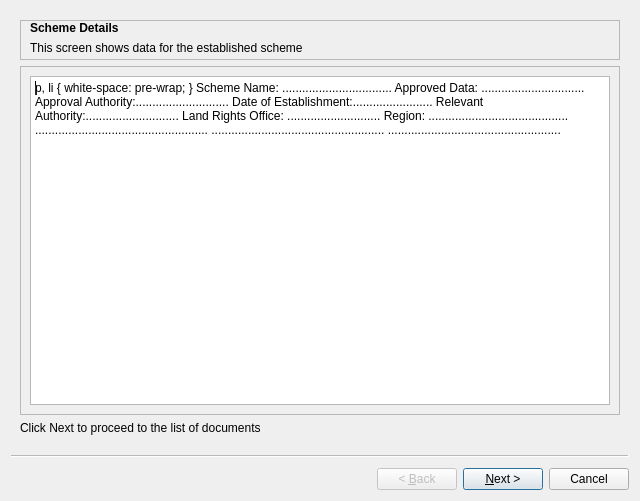
<?xml version="1.0" encoding="UTF-8"?>
<ui version="4.0">
 <class>SecondExam_Wzd</class>
 <widget class="QWizard" name="SecondExam_Wzd">
  <property name="geometry">
   <rect>
    <x>0</x>
    <y>0</y>
    <width>640</width>
    <height>501</height>
   </rect>
  </property>
  <property name="windowTitle">
   <string>Second Examination</string>
  </property>
  <widget class="QWizardPage" name="wizardPage1">
   <layout class="QGridLayout" name="gridLayout">
    <item row="0" column="0">
     <widget class="QFrame" name="title_frame">
      <property name="sizePolicy">
       <sizepolicy hsizetype="Preferred" vsizetype="Fixed">
        <horstretch>0</horstretch>
        <verstretch>0</verstretch>
       </sizepolicy>
      </property>
      <property name="minimumSize">
       <size>
        <width>0</width>
        <height>40</height>
       </size>
      </property>
      <property name="frameShape">
       <enum>QFrame::StyledPanel</enum>
      </property>
      <property name="frameShadow">
       <enum>QFrame::Raised</enum>
      </property>
      <widget class="QLabel" name="title_label">
       <property name="geometry">
        <rect>
         <x>10</x>
         <y>0</y>
         <width>91</width>
         <height>16</height>
        </rect>
       </property>
       <property name="font">
        <font>
         <weight>75</weight>
         <bold>true</bold>
        </font>
       </property>
       <property name="text">
        <string>Scheme Details</string>
       </property>
      </widget>
      <widget class="QLabel" name="subtitle_label">
       <property name="geometry">
        <rect>
         <x>10</x>
         <y>20</y>
         <width>311</width>
         <height>16</height>
        </rect>
       </property>
       <property name="text">
        <string>This screen shows data for the established scheme </string>
       </property>
      </widget>
     </widget>
    </item>
    <item row="1" column="0">
     <widget class="QFrame" name="frame_2">
      <property name="sizePolicy">
       <sizepolicy hsizetype="Preferred" vsizetype="Preferred">
        <horstretch>0</horstretch>
        <verstretch>0</verstretch>
       </sizepolicy>
      </property>
      <property name="frameShape">
       <enum>QFrame::StyledPanel</enum>
      </property>
      <property name="frameShadow">
       <enum>QFrame::Raised</enum>
      </property>
      <layout class="QVBoxLayout" name="verticalLayout">
       <item>
        <widget class="QTextEdit" name="textEdit">
         <property name="sizePolicy">
          <sizepolicy hsizetype="Expanding" vsizetype="MinimumExpanding">
           <horstretch>0</horstretch>
           <verstretch>0</verstretch>
          </sizepolicy>
         </property>
         <property name="html">
          <string>&lt;!DOCTYPE HTML PUBLIC &quot;-//W3C//DTD HTML 4.0//EN&quot; &quot;http://www.w3.org/TR/REC-html40/strict.dtd&quot;&gt;
&lt;html&gt;&lt;head&gt;&lt;meta name=&quot;qrichtext&quot; content=&quot;1&quot; /&gt;&lt;style type=&quot;text/css&quot;&gt;
p, li { white-space: pre-wrap; }
&lt;/style&gt;&lt;/head&gt;&lt;body style=&quot; font-family:'MS Shell Dlg 2'; font-size:8.25pt; font-weight:400; font-style:normal;&quot;&gt;
&lt;p style=&quot; margin-top:0px; margin-bottom:0px; margin-left:0px; margin-right:0px; -qt-block-indent:0; text-indent:0px;&quot;&gt;&lt;span style=&quot; font-size:8pt;&quot;&gt;Scheme Name: .................................&lt;/span&gt;&lt;/p&gt;
&lt;p style=&quot; margin-top:0px; margin-bottom:0px; margin-left:0px; margin-right:0px; -qt-block-indent:0; text-indent:0px;&quot;&gt;&lt;span style=&quot; font-size:8pt;&quot;&gt;Approved Data: ...............................&lt;/span&gt;&lt;/p&gt;
&lt;p style=&quot; margin-top:0px; margin-bottom:0px; margin-left:0px; margin-right:0px; -qt-block-indent:0; text-indent:0px;&quot;&gt;&lt;span style=&quot; font-size:8pt;&quot;&gt;Approval Authority:............................&lt;/span&gt;&lt;/p&gt;
&lt;p style=&quot; margin-top:0px; margin-bottom:0px; margin-left:0px; margin-right:0px; -qt-block-indent:0; text-indent:0px;&quot;&gt;&lt;span style=&quot; font-size:8pt;&quot;&gt;Date of Establishment:........................&lt;/span&gt;&lt;/p&gt;
&lt;p style=&quot; margin-top:0px; margin-bottom:0px; margin-left:0px; margin-right:0px; -qt-block-indent:0; text-indent:0px;&quot;&gt;&lt;span style=&quot; font-size:8pt;&quot;&gt;Relevant Authority:............................&lt;/span&gt;&lt;/p&gt;
&lt;p style=&quot; margin-top:0px; margin-bottom:0px; margin-left:0px; margin-right:0px; -qt-block-indent:0; text-indent:0px;&quot;&gt;&lt;span style=&quot; font-size:8pt;&quot;&gt;Land Rights Office: ............................&lt;/span&gt;&lt;/p&gt;
&lt;p style=&quot; margin-top:0px; margin-bottom:0px; margin-left:0px; margin-right:0px; -qt-block-indent:0; text-indent:0px;&quot;&gt;&lt;span style=&quot; font-size:8pt;&quot;&gt;Region: ..........................................&lt;/span&gt;&lt;/p&gt;
&lt;p style=&quot; margin-top:0px; margin-bottom:0px; margin-left:0px; margin-right:0px; -qt-block-indent:0; text-indent:0px;&quot;&gt;&lt;span style=&quot; font-size:8pt;&quot;&gt;....................................................&lt;/span&gt;&lt;/p&gt;
&lt;p style=&quot; margin-top:0px; margin-bottom:0px; margin-left:0px; margin-right:0px; -qt-block-indent:0; text-indent:0px;&quot;&gt;&lt;span style=&quot; font-size:8pt;&quot;&gt;....................................................&lt;/span&gt;&lt;/p&gt;
&lt;p style=&quot; margin-top:0px; margin-bottom:0px; margin-left:0px; margin-right:0px; -qt-block-indent:0; text-indent:0px;&quot;&gt;&lt;span style=&quot; font-size:8pt;&quot;&gt;....................................................&lt;/span&gt;&lt;/p&gt;&lt;/body&gt;&lt;/html&gt;</string>
         </property>
         <property name="textInteractionFlags">
          <set>Qt::TextSelectableByKeyboard|Qt::TextSelectableByMouse</set>
         </property>
        </widget>
       </item>
      </layout>
     </widget>
    </item>
    <item row="2" column="0">
     <widget class="QLabel" name="label_3">
      <property name="sizePolicy">
       <sizepolicy hsizetype="Preferred" vsizetype="Preferred">
        <horstretch>0</horstretch>
        <verstretch>0</verstretch>
       </sizepolicy>
      </property>
      <property name="text">
       <string>Click Next to proceed to the list of documents </string>
      </property>
     </widget>
    </item>
   </layout>
  </widget>
  <widget class="QWizardPage" name="wizardPage2">
   <layout class="QGridLayout" name="gridLayout_2">
    <item row="4" column="0">
     <widget class="QFrame" name="frame_3">
      <property name="sizePolicy">
       <sizepolicy hsizetype="Preferred" vsizetype="Fixed">
        <horstretch>0</horstretch>
        <verstretch>0</verstretch>
       </sizepolicy>
      </property>
      <property name="minimumSize">
       <size>
        <width>0</width>
        <height>40</height>
       </size>
      </property>
      <property name="maximumSize">
       <size>
        <width>16777215</width>
        <height>16777215</height>
       </size>
      </property>
      <property name="frameShape">
       <enum>QFrame::StyledPanel</enum>
      </property>
      <property name="frameShadow">
       <enum>QFrame::Raised</enum>
      </property>
      <widget class="QPushButton" name="pushButton">
       <property name="geometry">
        <rect>
         <x>200</x>
         <y>0</y>
         <width>91</width>
         <height>30</height>
        </rect>
       </property>
       <property name="sizePolicy">
        <sizepolicy hsizetype="Minimum" vsizetype="Fixed">
         <horstretch>0</horstretch>
         <verstretch>0</verstretch>
        </sizepolicy>
       </property>
       <property name="maximumSize">
        <size>
         <width>100</width>
         <height>30</height>
        </size>
       </property>
       <property name="text">
        <string>Finish</string>
       </property>
      </widget>
     </widget>
    </item>
    <item row="3" column="0">
     <widget class="QTableWidget" name="holders_tblWdg">
      <property name="enabled">
       <bool>true</bool>
      </property>
      <property name="sizePolicy">
       <sizepolicy hsizetype="Expanding" vsizetype="Fixed">
        <horstretch>0</horstretch>
        <verstretch>0</verstretch>
       </sizepolicy>
      </property>
      <property name="minimumSize">
       <size>
        <width>500</width>
        <height>300</height>
       </size>
      </property>
      <row>
       <property name="text">
        <string>Notice of Scheme Establishment</string>
       </property>
       <property name="textAlignment">
        <set>AlignLeft|AlignVCenter</set>
       </property>
      </row>
      <row>
       <property name="text">
        <string>Explanatory Report</string>
       </property>
      </row>
      <row>
       <property name="text">
        <string>Council Resolution</string>
       </property>
      </row>
      <row>
       <property name="text">
        <string>Title Deed of Blockerf</string>
       </property>
      </row>
      <row>
       <property name="text">
        <string>Cover Certificate</string>
       </property>
      </row>
      <row>
       <property name="text">
        <string>List of Potential Holders</string>
       </property>
      </row>
      <row>
       <property name="text">
        <string>Transfer Contract</string>
       </property>
      </row>
      <row>
       <property name="text">
        <string>Document Imposing Conditions</string>
       </property>
      </row>
      <row>
       <property name="text">
        <string>Digital Layout Plan</string>
       </property>
      </row>
      <column>
       <property name="text">
        <string>View</string>
       </property>
       <property name="textAlignment">
        <set>AlignHCenter|AlignVCenter|AlignCenter</set>
       </property>
      </column>
      <column>
       <property name="text">
        <string>Revision History</string>
       </property>
       <property name="textAlignment">
        <set>AlignHCenter|AlignVCenter|AlignCenter</set>
       </property>
      </column>
      <column>
       <property name="text">
        <string>Approve</string>
       </property>
       <property name="textAlignment">
        <set>AlignHCenter|AlignVCenter|AlignCenter</set>
       </property>
      </column>
      <column>
       <property name="text">
        <string>Comments</string>
       </property>
       <property name="font">
        <font>
         <pointsize>8</pointsize>
        </font>
       </property>
       <property name="textAlignment">
        <set>AlignHCenter|AlignVCenter|AlignCenter</set>
       </property>
      </column>
      <column>
       <property name="text">
        <string>Notification</string>
       </property>
       <property name="textAlignment">
        <set>AlignHCenter|AlignVCenter|AlignCenter</set>
       </property>
      </column>
      <item row="0" column="0">
       <property name="text">
        <string>Click to view...</string>
       </property>
       <property name="font">
        <font>
         <underline>true</underline>
        </font>
       </property>
       <property name="foreground">
        <brush brushstyle="NoBrush">
         <color alpha="255">
          <red>0</red>
          <green>0</green>
          <blue>255</blue>
         </color>
        </brush>
       </property>
      </item>
      <item row="0" column="2">
       <property name="text">
        <string>unapproved</string>
       </property>
       <property name="checkState">
        <enum>Unchecked</enum>
       </property>
      </item>
      <item row="1" column="0">
       <property name="text">
        <string>Click to view...</string>
       </property>
       <property name="font">
        <font>
         <underline>true</underline>
        </font>
       </property>
       <property name="foreground">
        <brush brushstyle="NoBrush">
         <color alpha="255">
          <red>0</red>
          <green>0</green>
          <blue>255</blue>
         </color>
        </brush>
       </property>
      </item>
      <item row="1" column="2">
       <property name="text">
        <string>approved</string>
       </property>
       <property name="checkState">
        <enum>Checked</enum>
       </property>
      </item>
      <item row="1" column="3">
       <property name="text">
        <string/>
       </property>
       <property name="foreground">
        <brush brushstyle="SolidPattern">
         <color alpha="255">
          <red>207</red>
          <green>207</green>
          <blue>207</blue>
         </color>
        </brush>
       </property>
       <property name="flags">
        <set>NoItemFlags</set>
       </property>
      </item>
      <item row="2" column="0">
       <property name="text">
        <string>Click to view...</string>
       </property>
       <property name="font">
        <font>
         <underline>true</underline>
        </font>
       </property>
       <property name="background">
        <brush brushstyle="NoBrush">
         <color alpha="255">
          <red>0</red>
          <green>0</green>
          <blue>0</blue>
         </color>
        </brush>
       </property>
       <property name="foreground">
        <brush brushstyle="NoBrush">
         <color alpha="255">
          <red>0</red>
          <green>0</green>
          <blue>255</blue>
         </color>
        </brush>
       </property>
      </item>
      <item row="2" column="2">
       <property name="text">
        <string>unapproved</string>
       </property>
       <property name="checkState">
        <enum>Unchecked</enum>
       </property>
      </item>
      <item row="3" column="0">
       <property name="text">
        <string>Click to view...</string>
       </property>
       <property name="font">
        <font>
         <underline>true</underline>
        </font>
       </property>
       <property name="background">
        <brush brushstyle="NoBrush">
         <color alpha="255">
          <red>0</red>
          <green>0</green>
          <blue>0</blue>
         </color>
        </brush>
       </property>
       <property name="foreground">
        <brush brushstyle="NoBrush">
         <color alpha="255">
          <red>0</red>
          <green>0</green>
          <blue>255</blue>
         </color>
        </brush>
       </property>
      </item>
      <item row="3" column="2">
       <property name="text">
        <string>approved</string>
       </property>
       <property name="checkState">
        <enum>Checked</enum>
       </property>
      </item>
      <item row="3" column="3">
       <property name="text">
        <string/>
       </property>
       <property name="flags">
        <set>NoItemFlags</set>
       </property>
      </item>
      <item row="4" column="0">
       <property name="text">
        <string>Click to view...</string>
       </property>
       <property name="font">
        <font>
         <underline>true</underline>
        </font>
       </property>
       <property name="background">
        <brush brushstyle="NoBrush">
         <color alpha="255">
          <red>0</red>
          <green>0</green>
          <blue>0</blue>
         </color>
        </brush>
       </property>
       <property name="foreground">
        <brush brushstyle="NoBrush">
         <color alpha="255">
          <red>0</red>
          <green>0</green>
          <blue>255</blue>
         </color>
        </brush>
       </property>
      </item>
      <item row="4" column="2">
       <property name="text">
        <string>unapproved</string>
       </property>
       <property name="checkState">
        <enum>Unchecked</enum>
       </property>
      </item>
      <item row="5" column="0">
       <property name="text">
        <string>Click to view...</string>
       </property>
       <property name="font">
        <font>
         <underline>true</underline>
        </font>
       </property>
       <property name="background">
        <brush brushstyle="NoBrush">
         <color alpha="255">
          <red>0</red>
          <green>0</green>
          <blue>0</blue>
         </color>
        </brush>
       </property>
       <property name="foreground">
        <brush brushstyle="NoBrush">
         <color alpha="255">
          <red>0</red>
          <green>0</green>
          <blue>255</blue>
         </color>
        </brush>
       </property>
      </item>
      <item row="5" column="2">
       <property name="text">
        <string>approved</string>
       </property>
       <property name="checkState">
        <enum>Checked</enum>
       </property>
      </item>
      <item row="5" column="3">
       <property name="text">
        <string/>
       </property>
       <property name="flags">
        <set>ItemIsSelectable|ItemIsDragEnabled|ItemIsUserCheckable</set>
       </property>
      </item>
      <item row="6" column="0">
       <property name="text">
        <string>Click to view...</string>
       </property>
       <property name="font">
        <font>
         <underline>true</underline>
        </font>
       </property>
       <property name="background">
        <brush brushstyle="NoBrush">
         <color alpha="255">
          <red>0</red>
          <green>0</green>
          <blue>0</blue>
         </color>
        </brush>
       </property>
       <property name="foreground">
        <brush brushstyle="NoBrush">
         <color alpha="255">
          <red>0</red>
          <green>0</green>
          <blue>255</blue>
         </color>
        </brush>
       </property>
      </item>
      <item row="6" column="2">
       <property name="text">
        <string>approved</string>
       </property>
       <property name="checkState">
        <enum>Checked</enum>
       </property>
      </item>
      <item row="7" column="0">
       <property name="text">
        <string>Click to view...</string>
       </property>
       <property name="font">
        <font>
         <underline>true</underline>
        </font>
       </property>
       <property name="background">
        <brush brushstyle="NoBrush">
         <color alpha="255">
          <red>0</red>
          <green>0</green>
          <blue>0</blue>
         </color>
        </brush>
       </property>
       <property name="foreground">
        <brush brushstyle="NoBrush">
         <color alpha="255">
          <red>0</red>
          <green>0</green>
          <blue>255</blue>
         </color>
        </brush>
       </property>
      </item>
      <item row="7" column="2">
       <property name="text">
        <string>unapproved</string>
       </property>
       <property name="checkState">
        <enum>Unchecked</enum>
       </property>
      </item>
      <item row="8" column="0">
       <property name="text">
        <string>Click to view...</string>
       </property>
       <property name="font">
        <font>
         <underline>true</underline>
        </font>
       </property>
       <property name="background">
        <brush brushstyle="NoBrush">
         <color alpha="255">
          <red>0</red>
          <green>0</green>
          <blue>0</blue>
         </color>
        </brush>
       </property>
       <property name="foreground">
        <brush brushstyle="NoBrush">
         <color alpha="255">
          <red>0</red>
          <green>0</green>
          <blue>255</blue>
         </color>
        </brush>
       </property>
      </item>
      <item row="8" column="2">
       <property name="text">
        <string>approved</string>
       </property>
       <property name="checkState">
        <enum>Checked</enum>
       </property>
      </item>
     </widget>
    </item>
    <item row="1" column="0">
     <widget class="QLabel" name="label_2">
      <property name="sizePolicy">
       <sizepolicy hsizetype="Preferred" vsizetype="Fixed">
        <horstretch>0</horstretch>
        <verstretch>0</verstretch>
       </sizepolicy>
      </property>
      <property name="minimumSize">
       <size>
        <width>0</width>
        <height>40</height>
       </size>
      </property>
      <property name="text">
       <string>For unapproved documents input comment must be added. Click finish to save details and send notifications where necessary</string>
      </property>
     </widget>
    </item>
    <item row="0" column="0">
     <widget class="QFrame" name="title_frame_2">
      <property name="sizePolicy">
       <sizepolicy hsizetype="Preferred" vsizetype="Fixed">
        <horstretch>0</horstretch>
        <verstretch>0</verstretch>
       </sizepolicy>
      </property>
      <property name="minimumSize">
       <size>
        <width>0</width>
        <height>40</height>
       </size>
      </property>
      <property name="frameShape">
       <enum>QFrame::StyledPanel</enum>
      </property>
      <property name="frameShadow">
       <enum>QFrame::Raised</enum>
      </property>
      <widget class="QLabel" name="title_label_2">
       <property name="geometry">
        <rect>
         <x>0</x>
         <y>0</y>
         <width>121</width>
         <height>20</height>
        </rect>
       </property>
       <property name="font">
        <font>
         <weight>75</weight>
         <bold>true</bold>
        </font>
       </property>
       <property name="text">
        <string>List of Documents</string>
       </property>
      </widget>
      <widget class="QLabel" name="subtitle_label_2">
       <property name="geometry">
        <rect>
         <x>0</x>
         <y>20</y>
         <width>321</width>
         <height>20</height>
        </rect>
       </property>
       <property name="text">
        <string>This screen shows data for the established scheme </string>
       </property>
      </widget>
     </widget>
    </item>
   </layout>
  </widget>
  <widget class="QWizardPage" name="wizardPage">
   <layout class="QGridLayout" name="gridLayout_4">
    <item row="0" column="0">
     <widget class="QFrame" name="title_frame_3">
      <property name="sizePolicy">
       <sizepolicy hsizetype="Preferred" vsizetype="Fixed">
        <horstretch>0</horstretch>
        <verstretch>0</verstretch>
       </sizepolicy>
      </property>
      <property name="minimumSize">
       <size>
        <width>0</width>
        <height>40</height>
       </size>
      </property>
      <property name="frameShape">
       <enum>QFrame::StyledPanel</enum>
      </property>
      <property name="frameShadow">
       <enum>QFrame::Raised</enum>
      </property>
      <widget class="QLabel" name="title_label_3">
       <property name="geometry">
        <rect>
         <x>10</x>
         <y>0</y>
         <width>61</width>
         <height>16</height>
        </rect>
       </property>
       <property name="font">
        <font>
         <weight>75</weight>
         <bold>true</bold>
        </font>
       </property>
       <property name="text">
        <string>Summary</string>
       </property>
      </widget>
      <widget class="QLabel" name="subtitle_label_3">
       <property name="geometry">
        <rect>
         <x>10</x>
         <y>20</y>
         <width>311</width>
         <height>16</height>
        </rect>
       </property>
       <property name="text">
        <string>Below is an output of the examination process.</string>
       </property>
      </widget>
     </widget>
    </item>
    <item row="1" column="0">
     <widget class="QFrame" name="frame">
      <property name="frameShape">
       <enum>QFrame::StyledPanel</enum>
      </property>
      <property name="frameShadow">
       <enum>QFrame::Raised</enum>
      </property>
      <layout class="QGridLayout" name="gridLayout_3">
       <item row="0" column="0">
        <widget class="QTreeView" name="tr_summary"/>
       </item>
      </layout>
     </widget>
    </item>
    <item row="2" column="0">
     <widget class="QLabel" name="label">
      <property name="text">
       <string>Confirm the details. Click finish if details are ok or go back to previous steps to edit</string>
      </property>
     </widget>
    </item>
   </layout>
  </widget>
 </widget>
 <resources/>
 <connections/>
</ui>
